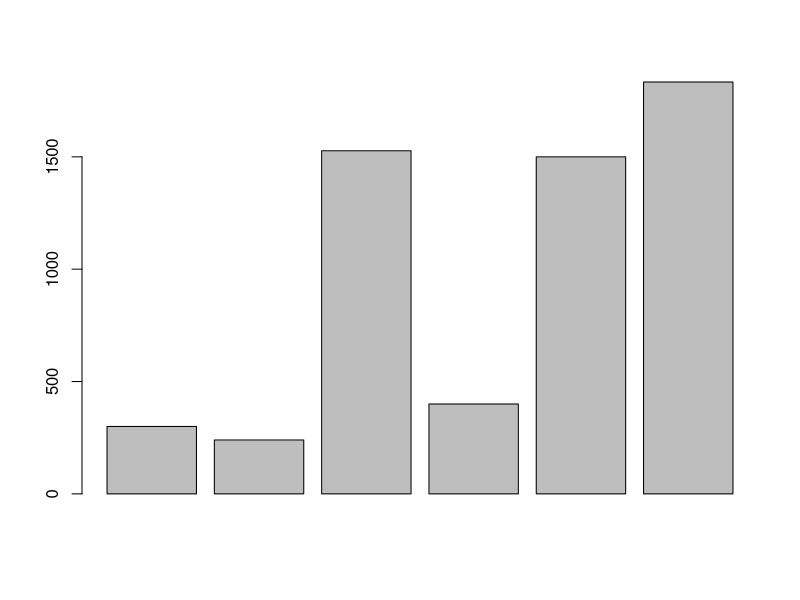
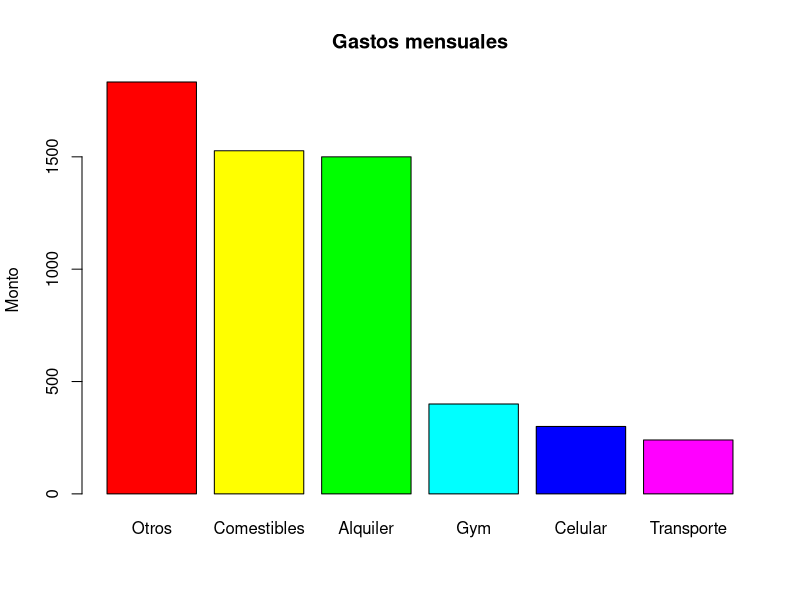
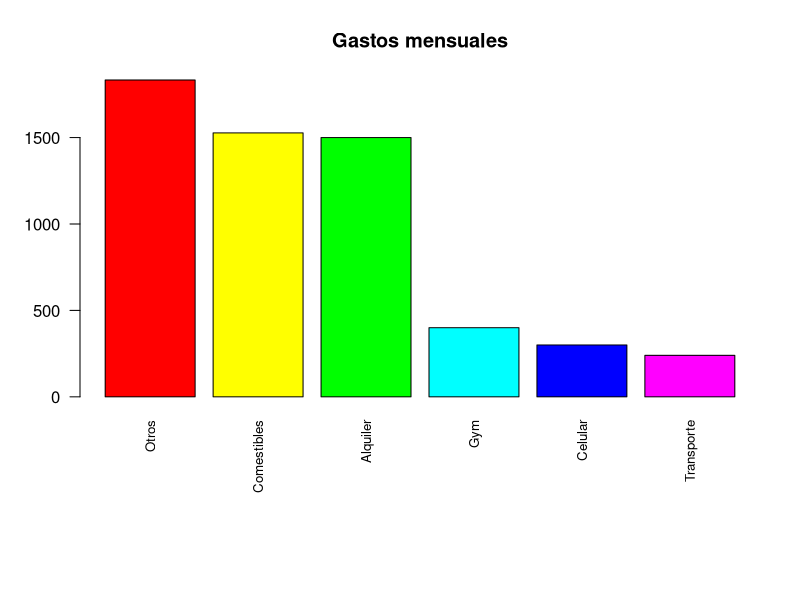

The R script that drew these images, in order:
# Laboratorio 1 (Primer contacto con la consola de R)
# Ejemplo: Considere las facturas menusales de una estudiante universitaria de la
# MCF: telefono celular $300, transporte $240, comestibles $1527, gym $400,
# alquiler $1500, otros $1833. 
# 1.- Encontrar gastos totales: 
300 + 240 + 1527 + 400 + 1500 + 1833

#Para crear variables que almacenen uno o más valores se utiliza <-, ejemplo:

celular <- 300
transporte <- 240
comestibles <- 1527
gym <- 400
alquiler <- 1500
otros <- 1833

celular
transporte
comestibles
gym
alquiler
otros

# 2.- Ahora que tenemos todas las variables, crearemos on ubjeto total con la suma
# los gastos.
gastos <- 300 + 240 + 1527 + 400 + 1500 + 1833
gastos

# 3.- Suponiendo que la estudiante tiene los mismos gastos todos los meses,
# ¿Cuánto gastaría durante un semestre escolar? Suponiendo que el semestre
# implica 5 meses. 
(gastos * 5)

# 4.- Suponiendo la misma suposición sobre los gastos mensuales, ¿Cuánto gastaria
# la estudiante durante un año escolar? (suponiendo que el año tiene 10 meses)
(gastos * 10)

# Autoevaluación
# Toma los onjetos creados de la estudiante (i.e variables) transporte,
# comestibles, gym, alquiler, otros y escribelos dentro de la función de combinación
# c() para crear un vector llamado gastos:

gastos <- c(celular, transporte, comestibles, gym, alquiler, otros)

# Ahora utilizaremos la función gráfica barplot() para producir una grafica de barras
# de gastos:

barplot(gastos)

# Descubra como utilizar sort() para ordenar los elementos en la variable gastos,
#con el fin de organizar los elementos de gastos en orden decreciente. 
sort(gastos)

# Descubra como utilizar sort() y barplot() para producir un gráfico de barras
# con barras en orden decreciente:

gastos <- c(
  Celular = celular,
  Transporte = transporte,
  Comestibles = comestibles,
  Gym = gym,
  Alquiler = alquiler,
  Otros= otros
  )
barplot(
  sort(gastos, decreasing = TRUE),
  col = rainbow(length(gastos)),
  main = "Gastos mensuales",
  ylab = "Monto"
)
# Para que quepan los nombres completos dentro de la gráfica se utilizo una función
# que determinara el margen del gráfico:
# 10 -> margen inferior(abajo)
# 4 -> margen izquiero
# 4 -> margen derecho(arriba)
# 2-> margenderecho
# Esto es fundamental a la hora de ajustar los gráficos en R quedando de la siguiente manera:

par(mar = c(10,4,4,2))

barplot(
  sort(gastos, decreasing = TRUE),
  col = rainbow(length(gastos)),
  las = 2,
  cex.names = 0.8,
  main = "Gastos mensuales"
)
